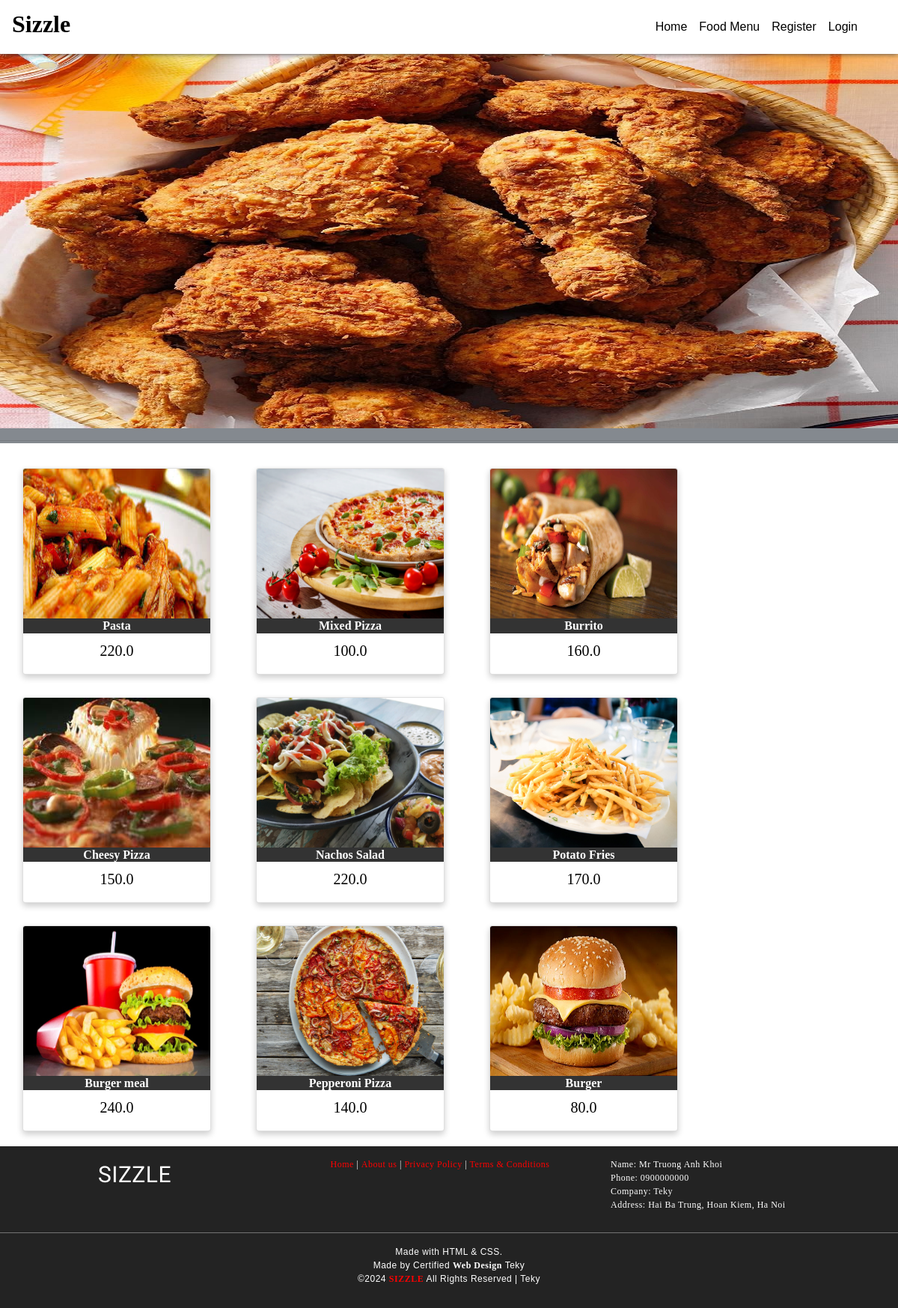
Screenshot of /allfood with the database file from the repository.
### foodapp/models.py (models this page shows)
class Food(models.Model):
	FoodId    = models.AutoField(primary_key=True)
	FoodName  = models.CharField(max_length=30)
	FoodCat   = models.CharField(max_length=30)
	FoodPrice = models.FloatField(max_length=15)
	FoodImage = models.ImageField(upload_to='media',default='')
	class Meta:
		db_table = "FP_Food"

### foodapp/views.py (the view)
# urls.py: path('allfood',views.showfood),
def showfood(request):
	foods = Food.objects.all()
	return render(request,'foodlist.html',{'foodlist':foods})

### Templates/foodapp/foodlist.html (shortened to what this page needs)
<!DOCTYPE html>
<html lang="en" dir="ltr">
  <head>
	{% load static %}
    <link rel="stylesheet" type="text/css" href="{% static 'css/imperial_style.css' %}">
    <link rel="stylesheet" type="text/css" href="{% static 'css/master.css' %}">
    <link rel="stylesheet" href="path/to/font-awesome/css/font-awesome.min.css">
    <link rel="stylesheet" href="https://use.fontawesome.com/releases/v5.7.2/css/all.css">
    <link rel="stylesheet" href="https://use.fontawesome.com/releases/v5.3.1/css/all.css">
    <link rel="stylesheet" href="https://stackpath.bootstrapcdn.com/bootstrap/4.4.1/css/bootstrap.min.css">
  </head>
  <body style="background-image: none;">
    <nav class="navbar navbar-expand-lg navbar-light" style="width:100%;background-image: linear-gradient(180deg,#FFF,#FFF);box-shadow: 0px 0px 7px 0px #404040;">
      <a class="navbar-brand" href="/"><h2 style="color:black;font-family:sans-serif;font-weight:bolder;"><b>Sizzle</b></h2></a>
      <div class="collapse navbar-collapse" id="navbarSupportedContent">
        <ul class="navbar-nav" style="margin-left:auto!important;margin-right:30px;">
          <li class="nav-item active">
            <a class="nav-link" id="nav-link" href="home">Home <span class="sr-only">(current)</span></a>
          </li>
          <li class="nav-item active">
            <a class="nav-link" id="nav-link" href="allfood">Food Menu <span class="sr-only">(current)</span></a>
          </li>
          {% if request.session.CustId is None and request.session.AdminId is None %}
          <li class="nav-item active">
            <a class="nav-link" id="nav-link" href="addcustomer">Register <span class="sr-only">(current)</span></a>
          </li>
          {% endif %}
          {% if request.session.CustId is None and request.session.AdminId is None %}
          <li class="nav-item active">
            <a class="nav-link" id="nav-link" href="login">Login <span class="sr-only">(current)</span></a>
          </li>
          {% endif %}
        </ul>
      </div>
    </nav>
    <main style="width:100%;margin-top: 0;margin-bottom: 10px;background-color:#FFF;">
      <div class="" style="max-width:100%;">
        <img class="mySlides" src="{% static 'images/slider2.jpg' %}" height="400px" style="width:100%; height:500px">
		<hr />
          {% for f in foodlist %}
          <div class="card">
          <img src="{{f.FoodImage.url}}" alt="" style="height: 200px;width:100%;">
          <h1>{{f.FoodName}}</h1>
          <p class="price">{{f.FoodPrice}}</p>
          </div>
          {% endfor %}
        </div>
    </main>
    <footer style="margin: 0;">
      <div class="foot-con">
        <div class="fo-cont-1">
            SIZZLE
        </div>
        <div class="fo-cont-2">
          <a class="ext-link" href="#">Home</a> |
            <a class="ext-link" href="#">About us</a> |
              <a class="ext-link" href="#">Privacy Policy</a> |
                <a class="ext-link" href="#">Terms & Conditions</a>
        </div>
        <div class="fo-cont-3">
          Name:	Mr Truong Anh Khoi<br />
Phone:	0900000000<br />
Company:	Teky<br />
Address: Hai Ba Trung, Hoan Kiem, Ha Noi
        </div>
      </div><hr style="background-color: grey;margin-top:0px;"/>Made with HTML & CSS.<br />
      Made by Certified <b> Web Design</b> Teky<br />
      ©<script type='text/javascript'>var creditsyear = new Date();document.write(creditsyear.getFullYear());</script> <a class="ext-link" href="/"><b>SIZZLE</b></a> All Rights Reserved | Teky
    </footer>
  </body>
</html>

### foodapp/static/css/imperial_style.css (style rules this page uses)
* { margin: 0; padding: 0; font-family: sans-serif; box-sizing: border-box; text-decoration: none; }
a { color: red; }
body { background-image: url("/static/images/white.jpg"); }
#nav-link { font-family: sans-serif; font-weight: 400; color:black; }
.card { display: flex; flex-wrap: wrap; flex-direction: row; float:left; box-shadow: 0 4px 8px 0 rgba(0, 0, 0, 0.2); max-width: 252px; margin: auto; margin-left: 2.5%; margin-right: 2.5%; margin-top: 20px; margin-bottom: 10px; text-align: center; font-family: arial; position: inherit; overflow: hidden; border: 1px solid black; }
.card h1 { font-size: 100%; font-weight: bolder; color: #FFF; background: #333; }
.price { color: black; font-size: 20px; }
.mySlides { height: 400px; width: 100%; box-shadow:0 0 0px 20px rgba(10, 21, 33, 0.5); }
footer { margin-top: 10px; padding-top: 15px; padding-bottom: 30px; background-color: #232323; color: white; font-family: sans-serif; font-size:12px; font-weight: normal; letter-spacing: 0.5px; text-align: center; flex-shrink: 0; }
.foot-con { width: 100%; height: 100px; overflow: hidden; }
.fo-cont-1 { width:30%; float: left; text-align: center; font-size: 30px; font-weight: normal; font-family: 'Bevan', cursive; overflow: hidden; }
.fo-cont-2 { width:38%; float: left; font-size: 12px; text-align: center; font-weight: normal; font-family: 'Ultra', serif; overflow: hidden; }
.fo-cont-3 { width:30%; float: left; font-size: 12px; text-align: left; }

### foodapp/static/css/master.css (style rules this page uses)
* { margin: 0; padding: 0; font-family: sans-serif; box-sizing: border-box; text-decoration: none; }
body { background-image: url("/static/images/mainscreen4.jpg"); height: 100vh; max-width: 100%; background-size: cover; background-repeat: no-repeat; background-attachment: fixed; background-position: 50% 100%; display: grid; grid-template-rows: 1fr auto; }
main { margin-top: 50px; flex: 1 0 auto; }
footer { margin-top: 10px; padding-top: 15px; padding-bottom: 30px; background-color: #232323; color: white; font-family: sans-serif; font-size:12px; font-weight: normal; letter-spacing: 0.5px; text-align: center; flex-shrink: 0; }
.ext-link { color: red; }
.foot-con { width: 100%; height: 100px; overflow: hidden; }
.fo-cont-1 { width:30%; float: left; text-align: center; font-size: 30px; font-weight: normal; font-family: 'Bevan', cursive; overflow: hidden; }
.fo-cont-2 { width:38%; float: left; font-size: 12px; text-align: center; font-weight: normal; font-family: 'Ultra', serif; overflow: hidden; }
.fo-cont-3 { width:30%; float: left; font-size: 12px; text-align: left; }

### Templates/foodapp/foodlist.html (style rules this page uses)
.mySlides { display:none; }
* { font-family: san-serif }

### rows the page displays
Food: FoodImage (picture), FoodName "Pasta", FoodPrice "220.0"
Food: FoodImage (picture), FoodName "Mixed Pizza", FoodPrice "100.0"
Food: FoodImage (picture), FoodName "Burrito", FoodPrice "160.0"
Food: FoodImage (picture), FoodName "Cheesy Pizza", FoodPrice "150.0"
Food: FoodImage (picture), FoodName "Nachos Salad", FoodPrice "220.0"
Food: FoodImage (picture), FoodName "Potato Fries", FoodPrice "170.0"
Food: FoodImage (picture), FoodName "Burger meal", FoodPrice "240.0"
Food: FoodImage (picture), FoodName "Pepperoni Pizza", FoodPrice "140.0"
Food: FoodImage (picture), FoodName "Burger", FoodPrice "80.0"
